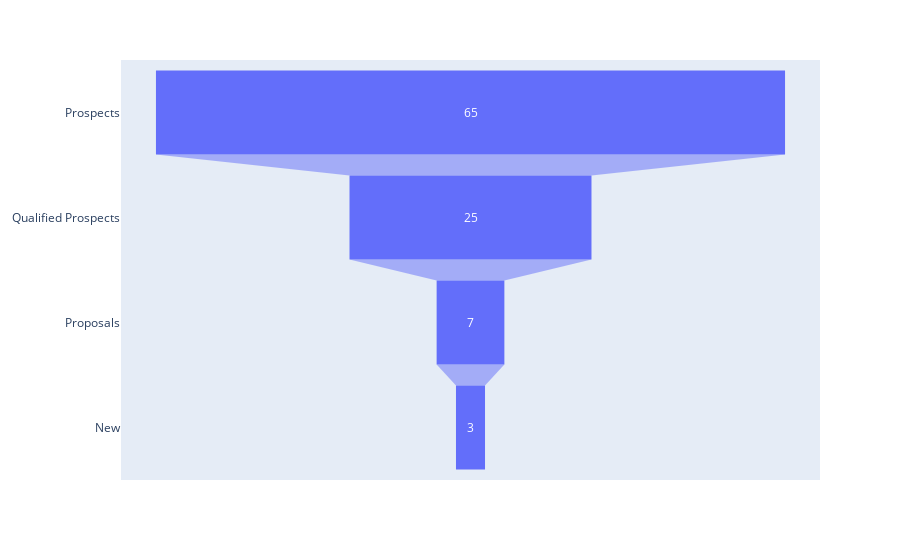

The cell this chart's notebook holds for it:
### Code cell
tmp = df["Funnel"].value_counts().reset_index()
import plotly_express as px
fig = px.funnel(tmp, x='Funnel', y='index')
fig

### Figure 1 — Plotly figure (JSON) as saved in the notebook; plotly's stock layout.template omitted (floating-point values rounded to 4 significant figures)
{"data": [{"hoverlabel": {"namelength": 0}, "hovertemplate": "Funnel=%{x}<br>index=%{y}", "legendgroup": "", "marker": {"color": "#636efa"}, "name": "", "orientation": "h", "showlegend": false, "type": "funnel", "x": [65, 25, 7, 3], "xaxis": "x", "y": ["Prospects", "Qualified Prospects", "Proposals", "New"], "yaxis": "y"}], "layout": {"legend": {"tracegroupgap": 0}, "margin": {"t": 60}, "xaxis": {"anchor": "y", "domain": [0, 1]}, "yaxis": {"anchor": "x", "domain": [0, 1]}}}
